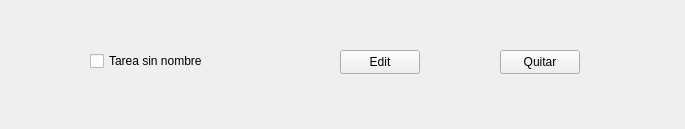
<?xml version="1.0" encoding="UTF-8"?>
<ui version="4.0">
 <class>Task</class>
 <widget class="QWidget" name="Task">
  <property name="geometry">
   <rect>
    <x>0</x>
    <y>0</y>
    <width>685</width>
    <height>129</height>
   </rect>
  </property>
  <property name="windowTitle">
   <string>Form</string>
  </property>
  <widget class="QCheckBox" name="checkbox">
   <property name="geometry">
    <rect>
     <x>90</x>
     <y>50</y>
     <width>161</width>
     <height>22</height>
    </rect>
   </property>
   <property name="text">
    <string>Tarea sin nombre</string>
   </property>
  </widget>
  <widget class="QPushButton" name="editButton">
   <property name="geometry">
    <rect>
     <x>340</x>
     <y>50</y>
     <width>80</width>
     <height>24</height>
    </rect>
   </property>
   <property name="text">
    <string>Edit</string>
   </property>
  </widget>
  <widget class="QPushButton" name="removeButton">
   <property name="geometry">
    <rect>
     <x>500</x>
     <y>50</y>
     <width>80</width>
     <height>24</height>
    </rect>
   </property>
   <property name="text">
    <string>Quitar</string>
   </property>
  </widget>
 </widget>
 <resources/>
 <connections/>
</ui>
